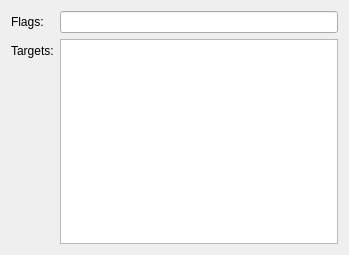
<?xml version="1.0" encoding="UTF-8"?>
<ui version="4.0">
 <class>BazelBuildStepConfigWidget</class>
 <widget class="QWidget" name="BazelBuildStepConfigWidget">
  <property name="geometry">
   <rect>
    <x>0</x>
    <y>0</y>
    <width>349</width>
    <height>255</height>
   </rect>
  </property>
  <property name="sizePolicy">
   <sizepolicy hsizetype="Expanding" vsizetype="Expanding">
    <horstretch>0</horstretch>
    <verstretch>0</verstretch>
   </sizepolicy>
  </property>
  <property name="minimumSize">
   <size>
    <width>0</width>
    <height>0</height>
   </size>
  </property>
  <layout class="QFormLayout" name="formLayout_2">
   <item row="0" column="0">
    <widget class="QLabel" name="extraArgsLabel">
     <property name="text">
      <string>Flags:</string>
     </property>
    </widget>
   </item>
   <item row="0" column="1">
    <widget class="QLineEdit" name="extraArgsLineEdit"/>
   </item>
   <item row="1" column="0">
    <widget class="QLabel" name="targetsLabel">
     <property name="text">
      <string>Targets:</string>
     </property>
    </widget>
   </item>
   <item row="1" column="1">
    <widget class="QTreeView" name="targetsTreeView">
     <property name="uniformRowHeights">
      <bool>true</bool>
     </property>
     <attribute name="headerVisible">
      <bool>false</bool>
     </attribute>
    </widget>
   </item>
  </layout>
 </widget>
 <resources/>
 <connections/>
</ui>
